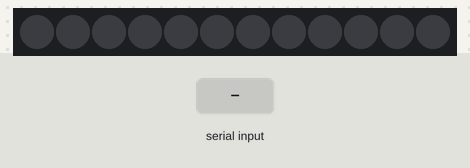
A program run on a simulated ESP32. On the bench: 12 RGB LEDs in strip order, left to right. The test bench sets the inputs (shaded band). What the program prints to the serial monitor is not drawn.

Above: at 1.2 s.
1.3 s: "1\n" received over Serial
At 2.1 s:
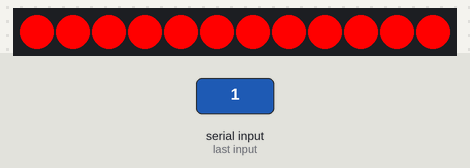
3.8 s: "2\n" received over Serial
At 4.5 s:
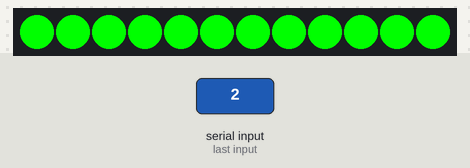
6.3 s: "3\n" received over Serial
At 7.1 s:
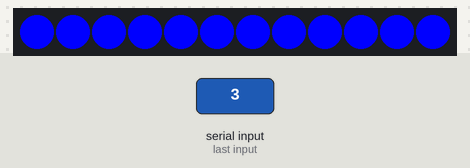
Timing chart, 0 to 9.3 s (numbered marks = the images above; inputs shaded):
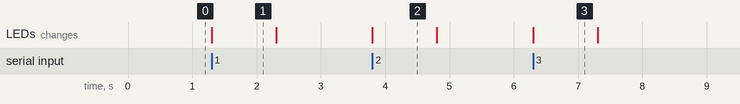

The program:

main.cpp
```cpp
/*
 * This ESP32 code is created by esp32io.com
 *
 * This ESP32 code is released in the public domain
 *
 * For more detail (instruction and wiring diagram), visit https://esp32io.com/tutorials/esp32-ws2812b-led-strip
 */
#include <Arduino.h>
#include <Adafruit_NeoPixel.h>

#define PIN_WS2812B 26  // The ESP32 pin GPIO16 connected to WS2812B
#define NUM_PIXELS 12   // The number of LEDs (pixels) on WS2812B LED strip

Adafruit_NeoPixel ws2812b(NUM_PIXELS, PIN_WS2812B, NEO_GRB + NEO_KHZ800);

void setup()
{
  ws2812b.begin();  // initialize WS2812B strip object (REQUIRED)
  ws2812b.clear();

  Serial.begin(115200);
  Serial.print("Hi\n");
  Serial.println("Red     -- 1");
  Serial.println("Green   -- 2");
  Serial.println("Blue    -- 3");

}

void loop()
{
  while (Serial.available() == 0);
  if (Serial.available() > 0)
  {
    // read the incoming byte:
    int color = Serial.parseInt();
    if(!color)
    {
      ws2812b.fill(ws2812b.Color(0, 0, 0), 0, NUM_PIXELS);
      ws2812b.show();
    }
    else if (color == 1)
    {
      // turn on all pixels to red at the same time for two seconds
      ws2812b.fill(ws2812b.Color(255, 0, 0), 0, NUM_PIXELS);
      ws2812b.show();
    }
    else if (color == 2)
    {
      ws2812b.fill(ws2812b.Color(0, 255, 0), 0, NUM_PIXELS);
      ws2812b.show();
    }
    else if (color == 3)
    {
      ws2812b.fill(ws2812b.Color(0, 0, 255), 0, NUM_PIXELS);
      ws2812b.show(); // Update the strip to show the new colors
    }


  }

  /*
  ws2812b.clear();  // set all pixel colors to 'off'. It only takes effect if pixels.show() is called

  // turn pixels to green one-by-one with delay between each pixel
  for (int pixel = 0; pixel < NUM_PIXELS; pixel++) {         // for each pixel
    ws2812b.setPixelColor(pixel, ws2812b.Color(0, 255, 0));  // it only takes effect if pixels.show() is called
    ws2812b.show();                                          // update to the WS2812B Led Strip

    delay(500);  // 500ms pause between each pixel
  }

  // turn off all pixels for two seconds
  ws2812b.clear();
  ws2812b.show();  // update to the WS2812B Led Strip
  delay(2000);     // 2 seconds off time

  // turn on all pixels to red at the same time for two seconds
  for (int pixel = 0; pixel < NUM_PIXELS; pixel++) {         // for each pixel
    ws2812b.setPixelColor(pixel, ws2812b.Color(255, 0, 0));  // it only takes effect if pixels.show() is called
  }
  ws2812b.show();  // update to the WS2812B Led Strip
  delay(1000);     // 1 second on time

  // turn off all pixels for one seconds
  ws2812b.clear();
  ws2812b.show();  // update to the WS2812B Led Strip
  delay(1000);     // 1 second off time
  */
}
```

Measured:
- after the input at 1.3 s, the LEDs: change at once (image 1)
- after the input at 3.8 s, the LEDs: change at once (image 2)
- after the input at 6.3 s, the LEDs: change at once (image 3)
- what the display in image 1 shows lasts 1.0 s, from 1.3 s to 2.3 s
